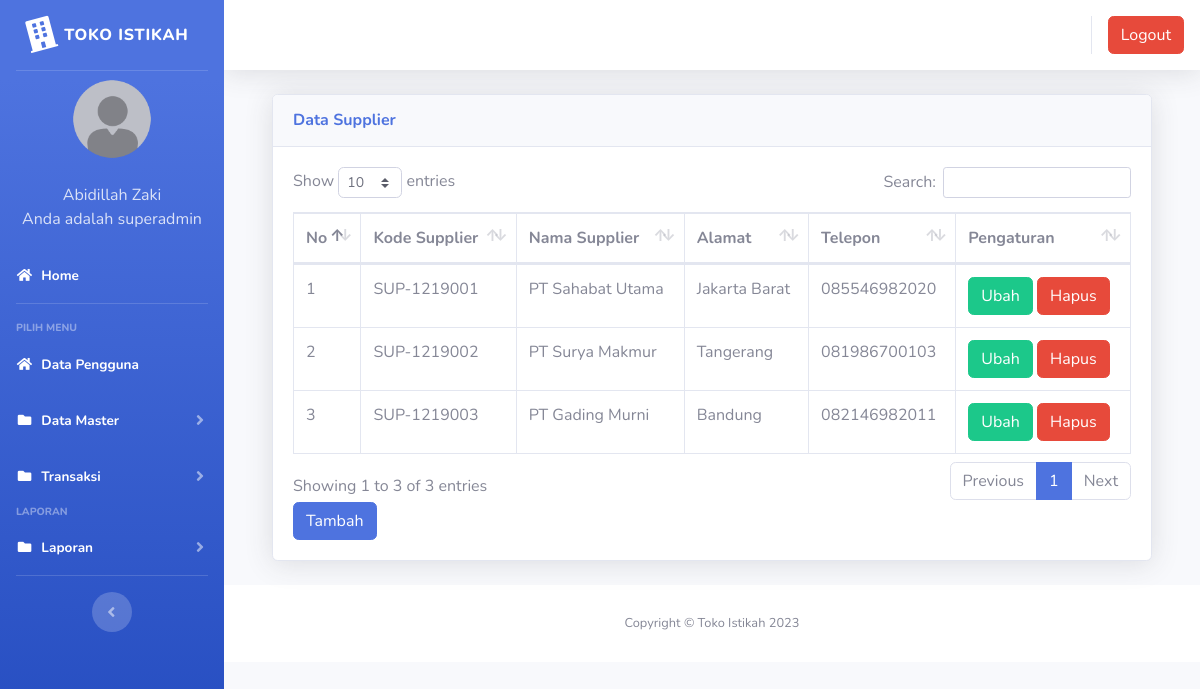
The app's page /index3.php?page=supplier (signed in) with its own data.
### tables this page shows
CREATE TABLE `users` (
  `id` int(11) NOT NULL,
  `nik` varchar(11) NOT NULL,
  `nama` varchar(100) NOT NULL,
  `alamat` varchar(200) NOT NULL,
  `telepon` varchar(100) NOT NULL,
  `username` varchar(100) NOT NULL,
  `password` varchar(100) NOT NULL,
  `level` varchar(25) NOT NULL DEFAULT 'member',
  `foto` varchar(25) NOT NULL
);

CREATE TABLE `tb_supplier` (
  `id` int(100) NOT NULL,
  `kode_supplier` varchar(100) NOT NULL,
  `nama_supplier` varchar(100) NOT NULL,
  `alamat` varchar(100) NOT NULL,
  `telepon` varchar(15) NOT NULL
);

### page/supplier/supplier.php (the view, shortened to what this page needs)
<div class="container-fluid">
  <div class="card shadow mb-4">
    <div class="card-header py-3">
      <h6 class="m-0 font-weight-bold text-primary">Data Supplier</h6>
    </div>
    <div class="card-body">
      <div class="table-responsive">
        <table class="table table-bordered" id="dataTable" width="100%" cellspacing="0">
        <thead>
                                <tr>
			<th>No</th>
			<th>Kode Supplier</th>
			<th>Nama Supplier</th>
			<th>Alamat</th>
			<th>Telepon</th>
			<th>Pengaturan</th>
                                </tr>
		</thead>
          <tbody>
            <?php
	$no = 1;
	$sql = $koneksi->query("select * from tb_supplier");
	while ($data = $sql->fetch_assoc()) {
	?>
                                <tr>
                                    <td><?php echo $no++; ?></td>
			<td><?php echo $data['kode_supplier'] ?></td>
			<td><?php echo $data['nama_supplier'] ?></td>
			<td><?php echo $data['alamat'] ?></td>
			<td><?php echo $data['telepon'] ?></td>
			<td>
			<a href="?page=supplier&aksi=ubahsupplier&kode_supplier=<?php echo $data['kode_supplier'] ?>" class="btn btn-success" >Ubah</a>
			<a onclick="return confirm('Apakah anda yakin akan menghapus data ini?')" href="?page=supplier&aksi=hapussupplier&id=<?php echo $data['kode_supplier'] ?>" class="btn btn-danger" >Hapus</a>
			</td>
                                </tr>
	<?php }?>
		   </tbody>
                        </table>
<a href="?page=supplier&aksi=tambahsupplier" class="btn btn-primary" >Tambah</a>
      </div>
    </div>
  </div>
</div>

### index3.php (shortened to what this page needs)
<?php
	$koneksi = new mysqli("localhost","root","","inventori");
	?>
<!DOCTYPE html>
<html lang="en">
<head>
  <link href="vendor/fontawesome-free/css/all.min.css" rel="stylesheet" type="text/css">
  <link href="css/sb-admin-2.min.css" rel="stylesheet">
  <link href="vendor/datatables/dataTables.bootstrap4.min.css" rel="stylesheet">
</head>
<body id="page-top">
  <div id="wrapper">
    <ul class="navbar-nav bg-gradient-primary sidebar sidebar-dark accordion" id="accordionSidebar">
      <a class="sidebar-brand d-flex align-items-center justify-content-center" href="index3.php">
        <div class="sidebar-brand-icon rotate-n-15">
          <i class="fas fa-building"></i>
        </div>
        <div class="sidebar-brand-text mx-2">TOKO ISTIKAH</div>
      </a>
      <hr class="sidebar-divider my-0">
 <?php
   if ($_SESSION['superadmin']) {
	   $user = $_SESSION['superadmin'];
   }
   $sql =$koneksi->query("select * from users where id='$user'");
   $data = $sql->fetch_assoc();
   ?>
    <li class="d-flex align-items-center justify-content-center">
        <a class="nav-link">
		 <img src="img/<?php echo $data['foto']?>" class="img-circle" width="80" alt="User"/></a>
	  </li>
		 <li class="nav-item ">
        <a class="nav-link">
         	<div class="d-flex align-items-center justify-content-center" class="name">  <?php echo  $data['nama'];?></div></font>
			<div class="d-flex align-items-center justify-content-center" class="email">Anda adalah <?php echo $data['level'];?></div>
		 </a>
      </li>
      <li class="nav-item active">
        <a class="nav-link" href="?page=home3">
          <i class="fas fa-fw fa-home"></i>
          <span>Home</span></a>
      </li>
      <hr class="sidebar-divider">
      <div class="sidebar-heading">
        Pilih Menu
      </div>
	    <li class="nav-item active">
        <a class="nav-link" href="?page=pengguna">
          <i class="fas fa-fw fa-home"></i>
          <span>Data Pengguna</span></a>
      </li>
	   <li class="nav-item active">
        <a class="nav-link collapsed" href="#" data-toggle="collapse" data-target="#collapseData" aria-expanded="true" aria-controls="collapseData">
          <i class="fas fa-fw fa-folder"></i>
          <span>Data Master</span>
        </a>
      </li>
	    <li class="nav-item active">
        <a class="nav-link collapsed" href="#" data-toggle="collapse" data-target="#collapsePages" aria-expanded="true" aria-controls="collapsePages">
          <i class="fas fa-fw fa-folder"></i>
          <span>Transaksi</span>
        </a>
      </li>
      <div class="sidebar-heading">
        Laporan
      </div>
	     <li class="nav-item active">
        <a class="nav-link collapsed" href="#" data-toggle="collapse" data-target="#collapseLaporan" aria-expanded="true" aria-controls="collapseLaporan">
          <i class="fas fa-fw fa-folder"></i>
          <span>Laporan</span>
        </a>
      </li>
      <hr class="sidebar-divider d-none d-md-block">
      <div class="text-center d-none d-md-inline">
        <button class="rounded-circle border-0" id="sidebarToggle"></button>
      </div>
    </ul>
    <div id="content-wrapper" class="d-flex flex-column">
      <div id="content">
        <nav class="navbar navbar-expand navbar-light bg-white topbar mb-4 static-top shadow">
          <ul class="navbar-nav ml-auto">
            <li class="nav-item dropdown no-arrow">
			 <div class="top-menu">
        <ul class="nav pull-right top-menu">
           <li><a onclick="return confirm('Apakah anda yakin akan logout?')" class="btn btn-danger" class="logout" href="logout.php">Logout</a></li>
        </ul>
      </div>
            </li>
          </ul>
        </nav>
        <div class="container-fluid">
		 <section class="content">
		      <?php
			   $page = $_GET['page'];
			   $aksi = $_GET['aksi'];
			   if ($page == "supplier") {
				   if ($aksi == "") {
					   include "page/supplier/supplier.php";
				   }
			   }
			   ?>
    </section>
</div>
      <footer class="sticky-footer bg-white">
        <div class="container my-auto">
          <div class="copyright text-center my-auto">
            <span>Copyright &copy; Toko Istikah 2023</span>
          </div>
        </div>
      </footer>
    </div>
  </div>
  </div>
</body>
</html>

### records on screen
users: foto (placeholder picture), nama "Abidillah Zaki", level "superadmin"
tb_supplier: kode_supplier "SUP-1219001", nama_supplier "PT Sahabat Utama", alamat "Jakarta Barat", telepon "085546982020"
tb_supplier: kode_supplier "SUP-1219002", nama_supplier "PT Surya Makmur", alamat "Tangerang", telepon "081986700103"
tb_supplier: kode_supplier "SUP-1219003", nama_supplier "PT Gading Murni", alamat "Bandung", telepon "082146982011"
